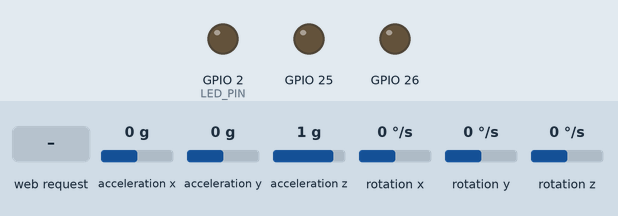
Simulated run of this sketch. Board: ESP32. Parts: output pins drawn as LEDs (lit = HIGH). Wiring (inferred from the names in the program): MPU-6050 motion sensor at I2C address 0x68. Inputs (shaded band) come from the test bench; at power-on: rotation x 0 °/s, acceleration x 0 g, acceleration y 0 g, acceleration z 1 g, rotation y 0 °/s, rotation z 0 °/s. WiFi joins after 1.5 s; servers stay silent unless stated; what the sketch prints to the serial monitor is not drawn.

Above: at 0.0 s.
At 3.2 s:
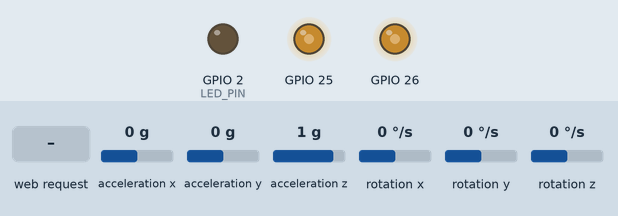
3.3 s: HTTP request GET /trigger_cry received
At 4.6 s:
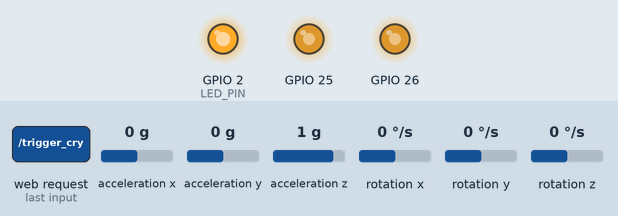
Timing chart, 0 to 4.5 s (numbered marks = the images above; inputs shaded):
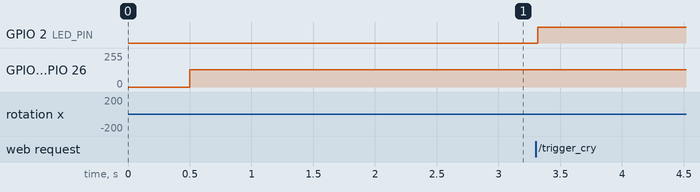

The sketch:

ESP32_Chaqaloq_Baby.ino
```cpp
/*
 * ==============================================================================
 * MEDSIM — Chaqaloq Simulyatori Firmware (ESP32 + MPU-6050 + Audio DAC)
 * ==============================================================================
 * Vazifasi:
 * 1. Planshetdan yoki Web paneldan buyruq kelganda chaqaloq yig'laydi (/trigger_cry)
 * 2. MPU-6050 sensori orqali hamshira chaqaloqni qo'liga olib mayin tebratayotganini (rocking) aniqlaydi
 * 3. 3-4 soniya tebratilgach, yig'i to'xtaydi va tinch nafas / ovunish ovozi chiqadi
 * 4. DAC GPIO 25/26 orqali to'g'ridan-to'g'ri dinamikka ovoz beradi (hech qanday qo'shimcha kutubxonasiz!)
 *
 * Pinout (Ulanish):
 * - MPU-6050 VCC -> 3.3V yoki 5V
 * - MPU-6050 GND -> GND
 * - MPU-6050 SDA -> GPIO 21
 * - MPU-6050 SCL -> GPIO 22
 * - PAM8403 / Dinamik Kirishi -> GPIO 25 (DAC1) yoki GPIO 26 (DAC2)
 * - LED Indikator -> GPIO 2 (Ichki ko'k chiroq)
 * ==============================================================================
 */

#include <WiFi.h>
#include <WebServer.h>
#include <Wire.h>
#include <math.h>

// Wi-Fi sozlamalari
const char* ssid     = "A56";
const char* password = "21082007";

WebServer server(80);

// MPU-6050 I2C Manzili
#define MPU_ADDR 0x68

// LED indikator
#define LED_PIN 2

// Chaqaloq holati
volatile bool isCrying = false;
volatile bool isSoothed = false;
volatile int soothingProgress = 0; // 0 - 100%
float currentMotion = 0.0;
unsigned long soothingStartTime = 0;
unsigned long lastMotionCheckTime = 0;
unsigned long cryStartTime = 0;

// Ovoz sozlamasi
int masterVolume = 85; // 0 - 100 %

// ==============================================================================
// 1. MPU-6050 DRAYVERI (Tashqi kutubxonalarsiz, to'g'ridan-to'g'ri I2C orqali)
// ==============================================================================
bool initMPU6050() {
    Wire.begin(21, 22); // SDA=21, SCL=22
    Wire.setClock(400000); // 400kHz tezkor I2C

    Wire.beginTransmission(MPU_ADDR);
    Wire.write(0x6B); // PWR_MGMT_1 registri
    Wire.write(0);    // MPU-6050 ni uyqudan uyg'otish
    byte err = Wire.endTransmission();

    if (err == 0) {
        Serial.println("✅ MPU-6050 sensori muvaffaqiyatli ulandi (I2C: SDA=21, SCL=22)");
        return true;
    } else {
        Serial.println("⚠️ MPU-6050 topilmadi! Simlarni tekshiring (SDA=21, SCL=22).");
        return false;
    }
}

void readMPU6050(int16_t &ax, int16_t &ay, int16_t &az, int16_t &gx, int16_t &gy, int16_t &gz) {
    Wire.beginTransmission(MPU_ADDR);
    Wire.write(0x3B); // Boshlang'ich registr
    Wire.endTransmission(false);
    Wire.requestFrom((uint8_t)MPU_ADDR, (size_t)14, true);

    if (Wire.available() >= 14) {
        ax = (Wire.read() << 8) | Wire.read();
        ay = (Wire.read() << 8) | Wire.read();
        az = (Wire.read() << 8) | Wire.read();
        int16_t temp = (Wire.read() << 8) | Wire.read(); // Harorat
        gx = (Wire.read() << 8) | Wire.read();
        gy = (Wire.read() << 8) | Wire.read();
        gz = (Wire.read() << 8) | Wire.read();
    }
}

// ==============================================================================
// 2. CHAQALOQ OVOZI SINTEZI (ESP32 DAC: GPIO 25)
// ==============================================================================
void silenceDAC() {
    dacWrite(25, 128); // 0V o'rtadagi jimlik darajasi
    dacWrite(26, 128);
}

// Haqiqiy chaqaloq yig'isini dinamik chastotada sintezlash
void playBabyCryTone(int cycle) {
    // Chaqaloq yig'isi: 450Hz dan 900Hz gacha ko'tarilib-tushuvchi to'lqin
    float vol = (masterVolume / 100.0f);

    // Yig'ining har bir nolasi (~700ms)
    for (int t = 0; t < 700; t++) {
        if (!isCrying) break;

        // Chastota modulyatsiyasi (wah-wah effekti)
        float freq = 500.0f + 350.0f * sinf(3.14159f * (t / 700.0f));
        float tremolo = 0.7f + 0.3f * sinf(2.0f * 3.14159f * 12.0f * (t / 1000.0f));

        // DAC namunasi (8-bit: 0..255, 128 - markaz)
        float sample = 128.0f + (sinf(2.0f * 3.14159f * freq * (t / 1000.0f)) * 100.0f * vol * tremolo);
        uint8_t dacVal = (uint8_t)constrain((int)sample, 0, 255);

        dacWrite(25, dacVal);
        dacWrite(26, dacVal);
        delayMicroseconds(120);
    }

    // Nola orasidagi kichik nafas olish pauzasi (150ms)
    silenceDAC();
    for (int p = 0; p < 150; p++) {
        if (!isCrying) break;
        delay(1);
    }
}

// Chaqaloq tinchlangandagi nafas / mamnunlik signali
void playBabyCalmTone() {
    float vol = (masterVolume / 100.0f) * 0.6f;
    for (int t = 0; t < 500; t++) {
        float freq = 600.0f - 200.0f * (t / 500.0f); // Pastga tushuvchi mayin ohang
        float sample = 128.0f + (sinf(2.0f * 3.14159f * freq * (t / 1000.0f)) * 70.0f * vol);
        uint8_t dacVal = (uint8_t)constrain((int)sample, 0, 255);
        dacWrite(25, dacVal);
        delayMicroseconds(140);
    }
    silenceDAC();
}

// ==============================================================================
// 3. OVOZ VA TEBRANISHNI BOSHQARISH VAZIFASI (Core 1)
// ==============================================================================
void babyTask(void* parameter) {
    int cycle = 0;
    while (true) {
        if (isCrying) {
            digitalWrite(LED_PIN, HIGH);
            playBabyCryTone(cycle++);
        } else {
            digitalWrite(LED_PIN, LOW);
            silenceDAC();
            vTaskDelay(pdMS_TO_TICKS(50));
        }
    }
}

// ==============================================================================
// 4. MPU-6050 TEBRATISHNI (OVUNTIRISHNI) HISOBLASH ALGORITMI
// ==============================================================================
void updateMotionSensor() {
    int16_t ax, ay, az, gx, gy, gz;
    readMPU6050(ax, ay, az, gx, gy, gz);

    // Giroskop burchak tezligi (gradus/sekund)
    float gX_dps = abs(gx) / 131.0f;
    float gY_dps = abs(gy) / 131.0f;
    float gZ_dps = abs(gz) / 131.0f;

    // Umumiy harakat intensivligi
    currentMotion = (gX_dps + gY_dps + gZ_dps);

    if (isCrying) {
        // Hamshira chaqaloqni qo'lga olib mayin tebratayotgan bo'lsa (20..180 dps)
        if (currentMotion >= 20.0f && currentMotion <= 180.0f) {
            if (soothingStartTime == 0) {
                soothingStartTime = millis();
                Serial.println("🤱 Hamshira chaqaloqni ovuntirishni boshladi...");
            }

            unsigned long elapsed = millis() - soothingStartTime;
            soothingProgress = min(100, (int)((elapsed / 3500.0f) * 100)); // 3.5 soniya tebratilsa 100%

            if (soothingProgress >= 100) {
                Serial.println("🎉 Chaqaloq ovundi va tinchlandi!");
                isCrying = false;
                isSoothed = true;
                soothingStartTime = 0;
                playBabyCalmTone();
            }
        } else {
            // Tebranish to'xtatilsa yoki juda qattiq silkitsa (chala qoldirilsa)
            if (soothingStartTime != 0) {
                soothingStartTime = 0;
                soothingProgress = max(0, soothingProgress - 20);
            }
        }
    }
}

// ==============================================================================
// 5. WEB SERVER ENDPOINTS (Planshet va Brauzer uchun)
// ==============================================================================
void setupWebServer() {
    // 1. Yig'lashni boshlash (Planshetdan A-usul)
    server.on("/trigger_cry", HTTP_GET, []() {
        isCrying = true;
        isSoothed = false;
        soothingProgress = 0;
        soothingStartTime = 0;
        cryStartTime = millis();
        Serial.println("📢 BUYRUQ: Chaqaloq yig'lashni boshladi!");
        server.send(200, "application/json", "{\"status\":\"crying\",\"message\":\"Chaqaloq yiglay boshladi\"}");
    });

    // 2. Yig'lashni to'xtatish
    server.on("/stop_cry", HTTP_GET, []() {
        isCrying = false;
        isSoothed = true;
        soothingProgress = 100;
        Serial.println("🛑 BUYRUQ: Yig'i to'xtatildi.");
        server.send(200, "application/json", "{\"status\":\"calm\",\"message\":\"Yigi toxtatildi\"}");
    });

    // 3. Chaqaloq holati va sensordan jonli ma'lumot olish
    server.on("/status", HTTP_GET, []() {
        String json = "{";
        json += "\"is_crying\":" + String(isCrying ? "true" : "false") + ",";
        json += "\"is_soothed\":" + String(isSoothed ? "true" : "false") + ",";
        json += "\"soothing_progress\":" + String(soothingProgress) + ",";
        json += "\"motion\":" + String(currentMotion, 1) + ",";
        json += "\"ip\":\"" + WiFi.localIP().toString() + "\",";
        json += "\"free_ram\":" + String(ESP.getFreeHeap());
        json += "}";
        server.send(200, "application/json", json);
    });

    // 4. Ovoz balandligini sozlash
    server.on("/volume", HTTP_GET, []() {
        if (server.hasArg("level")) {
            masterVolume = constrain(server.arg("level").toInt(), 0, 100);
        }
        server.send(200, "text/plain", "Volume: " + String(masterVolume) + "%");
    });

    // 5. Chaqaloq Boshqaruv Veb-Paneli
    server.on("/", HTTP_GET, []() {
        String html = "<!DOCTYPE html><html lang='uz'><head><meta charset='utf-8'>"
                      "<meta name='viewport' content='width=device-width,initial-scale=1'>"
                      "<title>MedSim — Chaqaloq Simulyatori</title>"
                      "<style>"
                      "*{box-sizing:border-box;font-family:-apple-system,BlinkMacSystemFont,'Segoe UI',Roboto,sans-serif;margin:0;padding:0;}"
                      "body{background:#f0fdf4;color:#1e293b;padding:20px;display:flex;justify-content:center;align-items:center;min-height:100vh;}"
                      ".card{background:#ffffff;border:1px solid #bbf7d0;border-radius:24px;padding:26px;width:100%;max-width:420px;box-shadow:0 12px 30px rgba(0,0,0,0.06);text-align:center;}"
                      ".emoji{font-size:54px;margin-bottom:8px;display:inline-block;animation:bounce 2s infinite;}"
                      "h2{font-size:20px;color:#166534;margin-bottom:4px;}"
                      ".sub{font-size:12px;color:#64748b;margin-bottom:16px;}"
                      ".status-box{background:#f8fafc;border:2px solid #e2e8f0;border-radius:16px;padding:14px;margin-bottom:18px;transition:all 0.3s;}"
                      ".status-crying{background:#fef2f2;border-color:#fca5a5;color:#991b1b;}"
                      ".status-soothed{background:#f0fdf4;border-color:#86efac;color:#166534;}"
                      ".progress-bar{height:12px;background:#e2e8f0;border-radius:10px;overflow:hidden;margin-top:10px;}"
                      ".progress-fill{height:100%;background:#10b981;width:0%;transition:width 0.3s;}"
                      ".btn{display:block;width:100%;padding:14px;border:none;border-radius:14px;font-size:15px;font-weight:700;cursor:pointer;margin-top:10px;transition:all 0.15s;}"
                      ".btn-cry{background:#ef4444;color:#fff;box-shadow:0 4px 12px rgba(239,68,68,0.3);}"
                      ".btn-cry:hover{background:#dc2626;}"
                      ".btn-calm{background:#10b981;color:#fff;}"
                      ".btn-calm:hover{background:#059669;}"
                      ".motion-badge{display:inline-block;margin-top:12px;font-size:12px;padding:6px 12px;border-radius:20px;background:#f1f5f9;color:#475569;font-weight:600;}"
                      "@keyframes bounce{0%,100%{transform:translateY(0);}50%{transform:translateY(-8px);}}"
                      "</style></head><body><div class='card'>"
                      "<div class='emoji' id='emo'>👶</div>"
                      "<h2>MedSim — Chaqaloq</h2>"
                      "<p class='sub'>Taktil va Harakatli Hamshiralik Simulyatori</p>"
                      "<div class='status-box' id='s_box'>"
                      "<b id='s_title' style='font-size:14px;'>Holat: Tinch (Krovatda)</b><br>"
                      "<span id='s_desc' style='font-size:12px;opacity:0.8;'>Tugmani bosing va chaqaloq yig'laydi</span>"
                      "<div class='progress-bar'><div class='progress-fill' id='p_fill'></div></div>"
                      "<div style='font-size:11px;margin-top:4px;display:flex;justify-content:space-between;color:#64748b;'>"
                      "<span>Ovunish jarayoni:</span><span id='p_txt'>0%</span></div>"
                      "</div>"
                      "<button class='btn btn-cry' onclick='startCry()'>😭 1. Chaqaloqni yig'latish (A-usul)</button>"
                      "<button class='btn btn-calm' onclick='stopCry()'>✨ 2. Majburiy tinchlantirish</button>"
                      "<div class='motion-badge' id='m_badge'>📡 MPU-6050 Harakat: 0.0 dps</div>"
                      "</div>"
                      "<script>"
                      "function startCry(){fetch('/trigger_cry');}"
                      "function stopCry(){fetch('/stop_cry');}"
                      "setInterval(()=>{fetch('/status').then(r=>r.json()).then(d=>{"
                      "var emo=document.getElementById('emo');"
                      "var sBox=document.getElementById('s_box');"
                      "var sTitle=document.getElementById('s_title');"
                      "var sDesc=document.getElementById('s_desc');"
                      "var pFill=document.getElementById('p_fill');"
                      "var pTxt=document.getElementById('p_txt');"
                      "var mBadge=document.getElementById('m_badge');"
                      "pFill.style.width=d.soothing_progress+'%';"
                      "pTxt.innerText=d.soothing_progress+'%';"
                      "mBadge.innerText='📡 MPU-6050 Harakat: '+d.motion+' dps';"
                      "if(d.is_crying){"
                      "emo.innerText='😭';"
                      "sBox.className='status-box status-crying';"
                      "sTitle.innerText='Chaqaloq yiglamoqda!';"
                      "sDesc.innerText=d.soothing_progress>0 ? 'Hamshira tebratyapti...':'Qolga olib mayin tebrating';"
                      "}else if(d.is_soothed){"
                      "emo.innerText='😴';"
                      "sBox.className='status-box status-soothed';"
                      "sTitle.innerText='Chaqaloq ovundi va uxlab qoldi!';"
                      "sDesc.innerText='Vazifa muvaffaqiyatli bajarildi';"
                      "}else{"
                      "emo.innerText='👶';"
                      "sBox.className='status-box';"
                      "sTitle.innerText='Holat: Tinch (Krovatda)';"
                      "sDesc.innerText='Yiglatish uchun tugmani bosing';"
                      "}"
                      "});},500);"
                      "</script></body></html>";
        server.send(200, "text/html", html);
    });

    server.begin();
    Serial.println("🌐 Web Server ishga tushdi!");
}

// ==============================================================================
// 6. SETUP VA LOOP
// ==============================================================================
void setup() {
    Serial.begin(115200);
    delay(500);

    pinMode(LED_PIN, OUTPUT);
    digitalWrite(LED_PIN, LOW);
    silenceDAC();

    Serial.println("\n==============================================");
    Serial.println("  MedSim — Chaqaloq Simulyatori (ESP32)");
    Serial.println("==============================================");

    // MPU-6050 sensori
    initMPU6050();

    // Wi-Fi ulanishi
    WiFi.mode(WIFI_STA);
    WiFi.begin(ssid, password);
    Serial.print("Wi-Fi ga ulanmoqda...");

    int retry = 0;
    while (WiFi.status() != WL_CONNECTED && retry < 25) {
        delay(500);
        Serial.print(".");
        retry++;
    }

    if (WiFi.status() == WL_CONNECTED) {
        Serial.println("\n✅ Wi-Fi ulandi!");
        Serial.print("📍 Chaqaloq IP manzili: http://");
        Serial.println(WiFi.localIP());
    } else {
        Serial.println("\n⚠️ Wi-Fi ulanmadi (Offline rejimda ishlayveradi)");
    }

    setupWebServer();

    // Ovoz sintezi (Core 1 da alohida oqimda ishlaydi)
    xTaskCreatePinnedToCore(babyTask, "BabyTask", 4096, NULL, 2, NULL, 1);
}

void loop() {
    server.handleClient();

    // Har 50ms da MPU-6050 harakatini hisoblash
    if (millis() - lastMotionCheckTime >= 50) {
        lastMotionCheckTime = millis();
        updateMotionSensor();
    }

    delay(2);
}
```

Measured:
- after the input at 3.3 s, GPIO 2 (LED_PIN): LOW → HIGH at once
